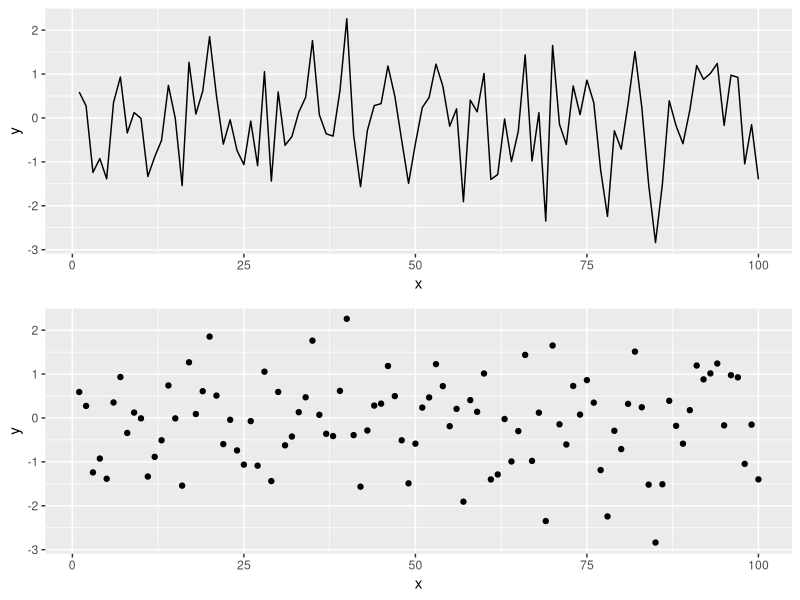

Write R code to recreate this figure.
## ---- chunk 1

library(tidyverse)
library(gridExtra)

## ---- chunk 2

# Simulating data according to a normal distribution

x <- seq(1:100)
y <- rnorm(100)  # Generating data form a normal distribution with mean 0 and variance  1

data <- data.frame(x = x, y = y )    # Creating a data frame

p1 <- ggplot(data, aes(x = x, y = y)) +
   geom_line()

p2 <- ggplot(data, aes(x = x, y = y)) +
   geom_point()

grid.arrange(p1, p2)

